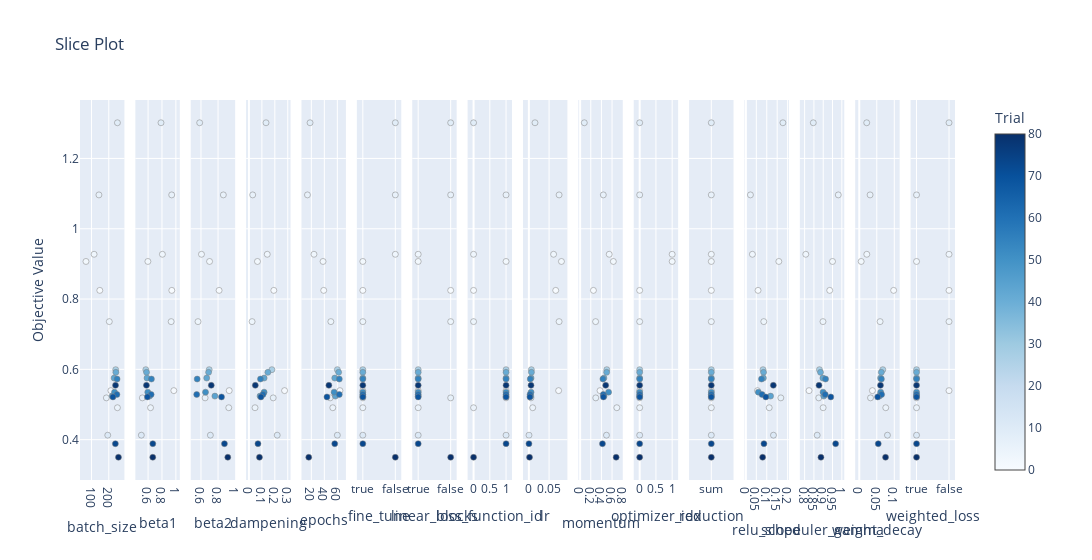

The cell this chart's notebook holds for it:
### Code cell
if is_multi_objective:
    fig = vis.plot_slice(study, target=lambda t: t.values[1], target_name='Accuracy')
else:
    fig = vis.plot_slice(study)
fig.show()

### Figure 1 — Plotly figure (JSON) as saved in the notebook; plotly's stock layout.template omitted (floating-point values rounded to 4 significant figures)
{"data": [{"marker": {"color": [0, 1, 2, 3, 4, 5, 6, 7, 9, 11, 27, 41, 43, 44, 51, 55, 61, 69, 73, 78, 80], "colorbar": {"title": {"text": "Trial"}, "x": 1, "xpad": 40}, "colorscale": [[0, "rgb(247,251,255)"], [0.125, "rgb(222,235,247)"], [0.25, "rgb(198,219,239)"], [0.375, "rgb(158,202,225)"], [0.5, "rgb(107,174,214)"], [0.625, "rgb(66,146,198)"], [0.75, "rgb(33,113,181)"], [0.875, "rgb(8,81,156)"], [1, "rgb(8,48,107)"]], "line": {"color": "Grey", "width": 0.5}, "showscale": true}, "mode": "markers", "name": "Feasible Trial", "showlegend": false, "type": "scatter", "x": [148, 212, 68, 115, 203, 250, 143, 186, 250, 194, 240, 241, 231, 220, 233, 248, 247, 224, 238, 239, 256], "xaxis": "x", "y": [0.8247, 0.5395, 0.907, 0.9274, 0.7358, 0.4909, 1.096, 0.5189, 1.302, 0.4127, 0.5992, 0.5915, 0.5752, 0.5239, 0.5352, 0.5725, 0.5285, 0.5216, 0.3885, 0.5546, 0.35], "yaxis": "y"}, {"marker": {"color": [0, 1, 2, 3, 4, 5, 6, 7, 9, 11, 27, 41, 43, 44, 51, 55, 61, 69, 73, 78, 80], "colorbar": {"title": {"text": "Trial"}, "x": 1, "xpad": 40}, "colorscale": [[0, "rgb(247,251,255)"], [0.125, "rgb(222,235,247)"], [0.25, "rgb(198,219,239)"], [0.375, "rgb(158,202,225)"], [0.5, "rgb(107,174,214)"], [0.625, "rgb(66,146,198)"], [0.75, "rgb(33,113,181)"], [0.875, "rgb(8,81,156)"], [1, "rgb(8,48,107)"]], "line": {"color": "Grey", "width": 0.5}, "showscale": false}, "mode": "markers", "name": "Feasible Trial", "showlegend": false, "type": "scatter", "x": [0.9415, 0.9706, 0.5971, 0.8058, 0.9318, 0.6349, 0.9399, 0.5173, 0.7857, 0.5028, 0.567, 0.5778, 0.584, 0.6209, 0.5954, 0.6477, 0.644, 0.5902, 0.6679, 0.5761, 0.6675], "xaxis": "x2", "y": [0.8247, 0.5395, 0.907, 0.9274, 0.7358, 0.4909, 1.096, 0.5189, 1.302, 0.4127, 0.5992, 0.5915, 0.5752, 0.5239, 0.5352, 0.5725, 0.5285, 0.5216, 0.3885, 0.5546, 0.35], "yaxis": "y2"}, {"marker": {"color": [0, 1, 2, 3, 4, 5, 6, 7, 9, 11, 27, 41, 43, 44, 51, 55, 61, 69, 73, 78, 80], "colorbar": {"title": {"text": "Trial"}, "x": 1, "xpad": 40}, "colorscale": [[0, "rgb(247,251,255)"], [0.125, "rgb(222,235,247)"], [0.25, "rgb(198,219,239)"], [0.375, "rgb(158,202,225)"], [0.5, "rgb(107,174,214)"], [0.625, "rgb(66,146,198)"], [0.75, "rgb(33,113,181)"], [0.875, "rgb(8,81,156)"], [1, "rgb(8,48,107)"]], "line": {"color": "Grey", "width": 0.5}, "showscale": false}, "mode": "markers", "name": "Feasible Trial", "showlegend": false, "type": "scatter", "x": [0.812, 0.9307, 0.7006, 0.6059, 0.5652, 0.9254, 0.8621, 0.6484, 0.5848, 0.71, 0.6962, 0.689, 0.6671, 0.7626, 0.6531, 0.5552, 0.55, 0.8406, 0.8748, 0.7205, 0.9142], "xaxis": "x3", "y": [0.8247, 0.5395, 0.907, 0.9274, 0.7358, 0.4909, 1.096, 0.5189, 1.302, 0.4127, 0.5992, 0.5915, 0.5752, 0.5239, 0.5352, 0.5725, 0.5285, 0.5216, 0.3885, 0.5546, 0.35], "yaxis": "y3"}, {"marker": {"color": [0, 1, 2, 3, 4, 5, 6, 7, 9, 11, 27, 41, 43, 44, 51, 55, 61, 69, 73, 78, 80], "colorbar": {"title": {"text": "Trial"}, "x": 1, "xpad": 40}, "colorscale": [[0, "rgb(247,251,255)"], [0.125, "rgb(222,235,247)"], [0.25, "rgb(198,219,239)"], [0.375, "rgb(158,202,225)"], [0.5, "rgb(107,174,214)"], [0.625, "rgb(66,146,198)"], [0.75, "rgb(33,113,181)"], [0.875, "rgb(8,81,156)"], [1, "rgb(8,48,107)"]], "line": {"color": "Grey", "width": 0.5}, "showscale": false}, "mode": "markers", "name": "Feasible Trial", "showlegend": false, "type": "scatter", "x": [0.1922, 0.2754, 0.06591, 0.1416, 0.02433, 0.04706, 0.02906, 0.1876, 0.132, 0.2184, 0.1774, 0.1461, 0.1175, 0.08569, 0.1172, 0.08917, 0.1086, 0.09286, 0.06973, 0.04918, 0.08131], "xaxis": "x4", "y": [0.8247, 0.5395, 0.907, 0.9274, 0.7358, 0.4909, 1.096, 0.5189, 1.302, 0.4127, 0.5992, 0.5915, 0.5752, 0.5239, 0.5352, 0.5725, 0.5285, 0.5216, 0.3885, 0.5546, 0.35], "yaxis": "y4"}, {"marker": {"color": [0, 1, 2, 3, 4, 5, 6, 7, 9, 11, 27, 41, 43, 44, 51, 55, 61, 69, 73, 78, 80], "colorbar": {"title": {"text": "Trial"}, "x": 1, "xpad": 40}, "colorscale": [[0, "rgb(247,251,255)"], [0.125, "rgb(222,235,247)"], [0.25, "rgb(198,219,239)"], [0.375, "rgb(158,202,225)"], [0.5, "rgb(107,174,214)"], [0.625, "rgb(66,146,198)"], [0.75, "rgb(33,113,181)"], [0.875, "rgb(8,81,156)"], [1, "rgb(8,48,107)"]], "line": {"color": "Grey", "width": 0.5}, "showscale": false}, "mode": "markers", "name": "Feasible Trial", "showlegend": false, "type": "scatter", "x": [39, 64, 38, 24, 50, 53, 14, 49, 18, 60, 60, 62, 56, 57, 55, 63, 63, 44, 56, 47, 16], "xaxis": "x5", "y": [0.8247, 0.5395, 0.907, 0.9274, 0.7358, 0.4909, 1.096, 0.5189, 1.302, 0.4127, 0.5992, 0.5915, 0.5752, 0.5239, 0.5352, 0.5725, 0.5285, 0.5216, 0.3885, 0.5546, 0.35], "yaxis": "y5"}, {"marker": {"color": [0, 1, 2, 3, 4, 5, 6, 7, 9, 11, 27, 41, 43, 44, 51, 55, 61, 69, 73, 78, 80], "colorbar": {"title": {"text": "Trial"}, "x": 1, "xpad": 40}, "colorscale": [[0, "rgb(247,251,255)"], [0.125, "rgb(222,235,247)"], [0.25, "rgb(198,219,239)"], [0.375, "rgb(158,202,225)"], [0.5, "rgb(107,174,214)"], [0.625, "rgb(66,146,198)"], [0.75, "rgb(33,113,181)"], [0.875, "rgb(8,81,156)"], [1, "rgb(8,48,107)"]], "line": {"color": "Grey", "width": 0.5}, "showscale": false}, "mode": "markers", "name": "Feasible Trial", "showlegend": false, "type": "scatter", "x": [true, true, true, false, true, true, false, true, false, true, true, true, true, true, true, true, true, true, true, true, false], "xaxis": "x6", "y": [0.8247, 0.5395, 0.907, 0.9274, 0.7358, 0.4909, 1.096, 0.5189, 1.302, 0.4127, 0.5992, 0.5915, 0.5752, 0.5239, 0.5352, 0.5725, 0.5285, 0.5216, 0.3885, 0.5546, 0.35], "yaxis": "y6"}, {"marker": {"color": [0, 1, 2, 3, 4, 5, 6, 7, 9, 11, 27, 41, 43, 44, 51, 55, 61, 69, 73, 78, 80], "colorbar": {"title": {"text": "Trial"}, "x": 1, "xpad": 40}, "colorscale": [[0, "rgb(247,251,255)"], [0.125, "rgb(222,235,247)"], [0.25, "rgb(198,219,239)"], [0.375, "rgb(158,202,225)"], [0.5, "rgb(107,174,214)"], [0.625, "rgb(66,146,198)"], [0.75, "rgb(33,113,181)"], [0.875, "rgb(8,81,156)"], [1, "rgb(8,48,107)"]], "line": {"color": "Grey", "width": 0.5}, "showscale": false}, "mode": "markers", "name": "Feasible Trial", "showlegend": false, "type": "scatter", "x": [false, true, true, true, false, true, false, false, false, true, true, true, true, true, true, true, true, true, true, true, false], "xaxis": "x7", "y": [0.8247, 0.5395, 0.907, 0.9274, 0.7358, 0.4909, 1.096, 0.5189, 1.302, 0.4127, 0.5992, 0.5915, 0.5752, 0.5239, 0.5352, 0.5725, 0.5285, 0.5216, 0.3885, 0.5546, 0.35], "yaxis": "y7"}, {"marker": {"color": [0, 1, 2, 3, 4, 5, 6, 7, 9, 11, 27, 41, 43, 44, 51, 55, 61, 69, 73, 78, 80], "colorbar": {"title": {"text": "Trial"}, "x": 1, "xpad": 40}, "colorscale": [[0, "rgb(247,251,255)"], [0.125, "rgb(222,235,247)"], [0.25, "rgb(198,219,239)"], [0.375, "rgb(158,202,225)"], [0.5, "rgb(107,174,214)"], [0.625, "rgb(66,146,198)"], [0.75, "rgb(33,113,181)"], [0.875, "rgb(8,81,156)"], [1, "rgb(8,48,107)"]], "line": {"color": "Grey", "width": 0.5}, "showscale": false}, "mode": "markers", "name": "Feasible Trial", "showlegend": false, "type": "scatter", "x": [0, 1, 1, 0, 0, 0, 1, 1, 0, 1, 1, 1, 1, 1, 1, 1, 1, 1, 1, 1, 0], "xaxis": "x8", "y": [0.8247, 0.5395, 0.907, 0.9274, 0.7358, 0.4909, 1.096, 0.5189, 1.302, 0.4127, 0.5992, 0.5915, 0.5752, 0.5239, 0.5352, 0.5725, 0.5285, 0.5216, 0.3885, 0.5546, 0.35], "yaxis": "y8"}, {"marker": {"color": [0, 1, 2, 3, 4, 5, 6, 7, 9, 11, 27, 41, 43, 44, 51, 55, 61, 69, 73, 78, 80], "colorbar": {"title": {"text": "Trial"}, "x": 1, "xpad": 40}, "colorscale": [[0, "rgb(247,251,255)"], [0.125, "rgb(222,235,247)"], [0.25, "rgb(198,219,239)"], [0.375, "rgb(158,202,225)"], [0.5, "rgb(107,174,214)"], [0.625, "rgb(66,146,198)"], [0.75, "rgb(33,113,181)"], [0.875, "rgb(8,81,156)"], [1, "rgb(8,48,107)"]], "line": {"color": "Grey", "width": 0.5}, "showscale": false}, "mode": "markers", "name": "Feasible Trial", "showlegend": false, "type": "scatter", "x": [0.06643, 0.07362, 0.08057, 0.06118, 0.07481, 0.009458, 0.07482, 0.005193, 0.01513, 0.0002393, 0.006094, 0.006265, 0.005406, 0.004821, 0.005304, 0.00343, 0.002854, 0.002512, 0.0001164, 0.005235, 0.001561], "xaxis": "x9", "y": [0.8247, 0.5395, 0.907, 0.9274, 0.7358, 0.4909, 1.096, 0.5189, 1.302, 0.4127, 0.5992, 0.5915, 0.5752, 0.5239, 0.5352, 0.5725, 0.5285, 0.5216, 0.3885, 0.5546, 0.35], "yaxis": "y9"}, {"marker": {"color": [0, 1, 2, 3, 4, 5, 6, 7, 9, 11, 27, 41, 43, 44, 51, 55, 61, 69, 73, 78, 80], "colorbar": {"title": {"text": "Trial"}, "x": 1, "xpad": 40}, "colorscale": [[0, "rgb(247,251,255)"], [0.125, "rgb(222,235,247)"], [0.25, "rgb(198,219,239)"], [0.375, "rgb(158,202,225)"], [0.5, "rgb(107,174,214)"], [0.625, "rgb(66,146,198)"], [0.75, "rgb(33,113,181)"], [0.875, "rgb(8,81,156)"], [1, "rgb(8,48,107)"]], "line": {"color": "Grey", "width": 0.5}, "showscale": false}, "mode": "markers", "name": "Feasible Trial", "showlegend": false, "type": "scatter", "x": [0.2493, 0.374, 0.6238, 0.5465, 0.2907, 0.6891, 0.4357, 0.2938, 0.07843, 0.4947, 0.5013, 0.498, 0.4467, 0.4499, 0.5347, 0.428, 0.4358, 0.4376, 0.4196, 0.4804, 0.6766], "xaxis": "x10", "y": [0.8247, 0.5395, 0.907, 0.9274, 0.7358, 0.4909, 1.096, 0.5189, 1.302, 0.4127, 0.5992, 0.5915, 0.5752, 0.5239, 0.5352, 0.5725, 0.5285, 0.5216, 0.3885, 0.5546, 0.35], "yaxis": "y10"}, {"marker": {"color": [0, 1, 2, 3, 4, 5, 6, 7, 9, 11, 27, 41, 43, 44, 51, 55, 61, 69, 73, 78, 80], "colorbar": {"title": {"text": "Trial"}, "x": 1, "xpad": 40}, "colorscale": [[0, "rgb(247,251,255)"], [0.125, "rgb(222,235,247)"], [0.25, "rgb(198,219,239)"], [0.375, "rgb(158,202,225)"], [0.5, "rgb(107,174,214)"], [0.625, "rgb(66,146,198)"], [0.75, "rgb(33,113,181)"], [0.875, "rgb(8,81,156)"], [1, "rgb(8,48,107)"]], "line": {"color": "Grey", "width": 0.5}, "showscale": false}, "mode": "markers", "name": "Feasible Trial", "showlegend": false, "type": "scatter", "x": [0, 0, 1, 1, 0, 0, 0, 0, 0, 0, 0, 0, 0, 0, 0, 0, 0, 0, 0, 0, 0], "xaxis": "x11", "y": [0.8247, 0.5395, 0.907, 0.9274, 0.7358, 0.4909, 1.096, 0.5189, 1.302, 0.4127, 0.5992, 0.5915, 0.5752, 0.5239, 0.5352, 0.5725, 0.5285, 0.5216, 0.3885, 0.5546, 0.35], "yaxis": "y11"}, {"marker": {"color": [0, 1, 2, 3, 4, 5, 6, 7, 9, 11, 27, 41, 43, 44, 51, 55, 61, 69, 73, 78, 80], "colorbar": {"title": {"text": "Trial"}, "x": 1, "xpad": 40}, "colorscale": [[0, "rgb(247,251,255)"], [0.125, "rgb(222,235,247)"], [0.25, "rgb(198,219,239)"], [0.375, "rgb(158,202,225)"], [0.5, "rgb(107,174,214)"], [0.625, "rgb(66,146,198)"], [0.75, "rgb(33,113,181)"], [0.875, "rgb(8,81,156)"], [1, "rgb(8,48,107)"]], "line": {"color": "Grey", "width": 0.5}, "showscale": false}, "mode": "markers", "name": "Feasible Trial", "showlegend": false, "type": "scatter", "x": ["sum", "sum", "sum", "sum", "sum", "sum", "sum", "sum", "sum", "sum", "sum", "sum", "sum", "sum", "sum", "sum", "sum", "sum", "sum", "sum", "sum"], "xaxis": "x12", "y": [0.8247, 0.5395, 0.907, 0.9274, 0.7358, 0.4909, 1.096, 0.5189, 1.302, 0.4127, 0.5992, 0.5915, 0.5752, 0.5239, 0.5352, 0.5725, 0.5285, 0.5216, 0.3885, 0.5546, 0.35], "yaxis": "y12"}, {"marker": {"color": [0, 1, 2, 3, 4, 5, 6, 7, 9, 11, 27, 41, 43, 44, 51, 55, 61, 69, 73, 78, 80], "colorbar": {"title": {"text": "Trial"}, "x": 1, "xpad": 40}, "colorscale": [[0, "rgb(247,251,255)"], [0.125, "rgb(222,235,247)"], [0.25, "rgb(198,219,239)"], [0.375, "rgb(158,202,225)"], [0.5, "rgb(107,174,214)"], [0.625, "rgb(66,146,198)"], [0.75, "rgb(33,113,181)"], [0.875, "rgb(8,81,156)"], [1, "rgb(8,48,107)"]], "line": {"color": "Grey", "width": 0.5}, "showscale": false}, "mode": "markers", "name": "Feasible Trial", "showlegend": false, "type": "scatter", "x": [0.05826, 0.05547, 0.158, 0.03126, 0.08582, 0.1118, 0.02175, 0.1675, 0.1775, 0.1322, 0.08206, 0.08477, 0.0839, 0.1184, 0.05974, 0.07491, 0.07743, 0.09563, 0.08654, 0.1315, 0.08031], "xaxis": "x13", "y": [0.8247, 0.5395, 0.907, 0.9274, 0.7358, 0.4909, 1.096, 0.5189, 1.302, 0.4127, 0.5992, 0.5915, 0.5752, 0.5239, 0.5352, 0.5725, 0.5285, 0.5216, 0.3885, 0.5546, 0.35], "yaxis": "y13"}, {"marker": {"color": [0, 1, 2, 3, 4, 5, 6, 7, 9, 11, 27, 41, 43, 44, 51, 55, 61, 69, 73, 78, 80], "colorbar": {"title": {"text": "Trial"}, "x": 1, "xpad": 40}, "colorscale": [[0, "rgb(247,251,255)"], [0.125, "rgb(222,235,247)"], [0.25, "rgb(198,219,239)"], [0.375, "rgb(158,202,225)"], [0.5, "rgb(107,174,214)"], [0.625, "rgb(66,146,198)"], [0.75, "rgb(33,113,181)"], [0.875, "rgb(8,81,156)"], [1, "rgb(8,48,107)"]], "line": {"color": "Grey", "width": 0.5}, "showscale": false}, "mode": "markers", "name": "Feasible Trial", "showlegend": false, "type": "scatter", "x": [0.9349, 0.8239, 0.9499, 0.8064, 0.8987, 0.8997, 0.981, 0.876, 0.8467, 0.8676, 0.8796, 0.8855, 0.8982, 0.9028, 0.8992, 0.9127, 0.9106, 0.9407, 0.9667, 0.8773, 0.8878], "xaxis": "x14", "y": [0.8247, 0.5395, 0.907, 0.9274, 0.7358, 0.4909, 1.096, 0.5189, 1.302, 0.4127, 0.5992, 0.5915, 0.5752, 0.5239, 0.5352, 0.5725, 0.5285, 0.5216, 0.3885, 0.5546, 0.35], "yaxis": "y14"}, {"marker": {"color": [0, 1, 2, 3, 4, 5, 6, 7, 9, 11, 27, 41, 43, 44, 51, 55, 61, 69, 73, 78, 80], "colorbar": {"title": {"text": "Trial"}, "x": 1, "xpad": 40}, "colorscale": [[0, "rgb(247,251,255)"], [0.125, "rgb(222,235,247)"], [0.25, "rgb(198,219,239)"], [0.375, "rgb(158,202,225)"], [0.5, "rgb(107,174,214)"], [0.625, "rgb(66,146,198)"], [0.75, "rgb(33,113,181)"], [0.875, "rgb(8,81,156)"], [1, "rgb(8,48,107)"]], "line": {"color": "Grey", "width": 0.5}, "showscale": false}, "mode": "markers", "name": "Feasible Trial", "showlegend": false, "type": "scatter", "x": [0.09816, 0.03743, 0.005374, 0.02148, 0.0594, 0.07559, 0.03084, 0.03204, 0.0212, 0.08049, 0.0672, 0.06298, 0.06082, 0.05762, 0.0611, 0.06315, 0.06373, 0.05253, 0.05414, 0.06051, 0.075], "xaxis": "x15", "y": [0.8247, 0.5395, 0.907, 0.9274, 0.7358, 0.4909, 1.096, 0.5189, 1.302, 0.4127, 0.5992, 0.5915, 0.5752, 0.5239, 0.5352, 0.5725, 0.5285, 0.5216, 0.3885, 0.5546, 0.35], "yaxis": "y15"}, {"marker": {"color": [0, 1, 2, 3, 4, 5, 6, 7, 9, 11, 27, 41, 43, 44, 51, 55, 61, 69, 73, 78, 80], "colorbar": {"title": {"text": "Trial"}, "x": 1, "xpad": 40}, "colorscale": [[0, "rgb(247,251,255)"], [0.125, "rgb(222,235,247)"], [0.25, "rgb(198,219,239)"], [0.375, "rgb(158,202,225)"], [0.5, "rgb(107,174,214)"], [0.625, "rgb(66,146,198)"], [0.75, "rgb(33,113,181)"], [0.875, "rgb(8,81,156)"], [1, "rgb(8,48,107)"]], "line": {"color": "Grey", "width": 0.5}, "showscale": false}, "mode": "markers", "name": "Feasible Trial", "showlegend": false, "type": "scatter", "x": [false, false, true, false, false, true, true, true, false, true, true, true, true, true, true, true, true, true, true, true, true], "xaxis": "x16", "y": [0.8247, 0.5395, 0.907, 0.9274, 0.7358, 0.4909, 1.096, 0.5189, 1.302, 0.4127, 0.5992, 0.5915, 0.5752, 0.5239, 0.5352, 0.5725, 0.5285, 0.5216, 0.3885, 0.5546, 0.35], "yaxis": "y16"}], "layout": {"title": {"text": "Slice Plot"}, "width": 4800, "xaxis": {"anchor": "y", "domain": [0, 0.05078], "title": {"text": "batch_size"}}, "xaxis10": {"anchor": "y10", "domain": [0.5695, 0.6203], "title": {"text": "momentum"}}, "xaxis11": {"anchor": "y11", "domain": [0.6328, 0.6836], "title": {"text": "optimizer_idx"}}, "xaxis12": {"anchor": "y12", "categoryarray": ["sum"], "categoryorder": "array", "domain": [0.6961, 0.7469], "title": {"text": "reduction"}, "type": "category"}, "xaxis13": {"anchor": "y13", "domain": [0.7594, 0.8102], "title": {"text": "relu_slope"}}, "xaxis14": {"anchor": "y14", "domain": [0.8227, 0.8734], "title": {"text": "scheduler_gamma"}}, "xaxis15": {"anchor": "y15", "domain": [0.8859, 0.9367], "title": {"text": "weight_decay"}}, "xaxis16": {"anchor": "y16", "categoryarray": [true, false], "categoryorder": "array", "domain": [0.9492, 1], "title": {"text": "weighted_loss"}, "type": "category"}, "xaxis2": {"anchor": "y2", "domain": [0.06328, 0.1141], "title": {"text": "beta1"}}, "xaxis3": {"anchor": "y3", "domain": [0.1266, 0.1773], "title": {"text": "beta2"}}, "xaxis4": {"anchor": "y4", "domain": [0.1898, 0.2406], "title": {"text": "dampening"}}, "xaxis5": {"anchor": "y5", "domain": [0.2531, 0.3039], "title": {"text": "epochs"}}, "xaxis6": {"anchor": "y6", "categoryarray": [true, false], "categoryorder": "array", "domain": [0.3164, 0.3672], "title": {"text": "fine_tune"}, "type": "category"}, "xaxis7": {"anchor": "y7", "categoryarray": [true, false], "categoryorder": "array", "domain": [0.3797, 0.4305], "title": {"text": "linear_blocks"}, "type": "category"}, "xaxis8": {"anchor": "y8", "domain": [0.443, 0.4938], "title": {"text": "loss_function_id"}}, "xaxis9": {"anchor": "y9", "domain": [0.5062, 0.557], "title": {"text": "lr"}}, "yaxis": {"anchor": "x", "domain": [0, 1], "title": {"text": "Objective Value"}}, "yaxis10": {"anchor": "x10", "domain": [0, 1], "matches": "y", "showticklabels": false}, "yaxis11": {"anchor": "x11", "domain": [0, 1], "matches": "y", "showticklabels": false}, "yaxis12": {"anchor": "x12", "domain": [0, 1], "matches": "y", "showticklabels": false}, "yaxis13": {"anchor": "x13", "domain": [0, 1], "matches": "y", "showticklabels": false}, "yaxis14": {"anchor": "x14", "domain": [0, 1], "matches": "y", "showticklabels": false}, "yaxis15": {"anchor": "x15", "domain": [0, 1], "matches": "y", "showticklabels": false}, "yaxis16": {"anchor": "x16", "domain": [0, 1], "matches": "y", "showticklabels": false}, "yaxis2": {"anchor": "x2", "domain": [0, 1], "matches": "y", "showticklabels": false}, "yaxis3": {"anchor": "x3", "domain": [0, 1], "matches": "y", "showticklabels": false}, "yaxis4": {"anchor": "x4", "domain": [0, 1], "matches": "y", "showticklabels": false}, "yaxis5": {"anchor": "x5", "domain": [0, 1], "matches": "y", "showticklabels": false}, "yaxis6": {"anchor": "x6", "domain": [0, 1], "matches": "y", "showticklabels": false}, "yaxis7": {"anchor": "x7", "domain": [0, 1], "matches": "y", "showticklabels": false}, "yaxis8": {"anchor": "x8", "domain": [0, 1], "matches": "y", "showticklabels": false}, "yaxis9": {"anchor": "x9", "domain": [0, 1], "matches": "y", "showticklabels": false}}}
